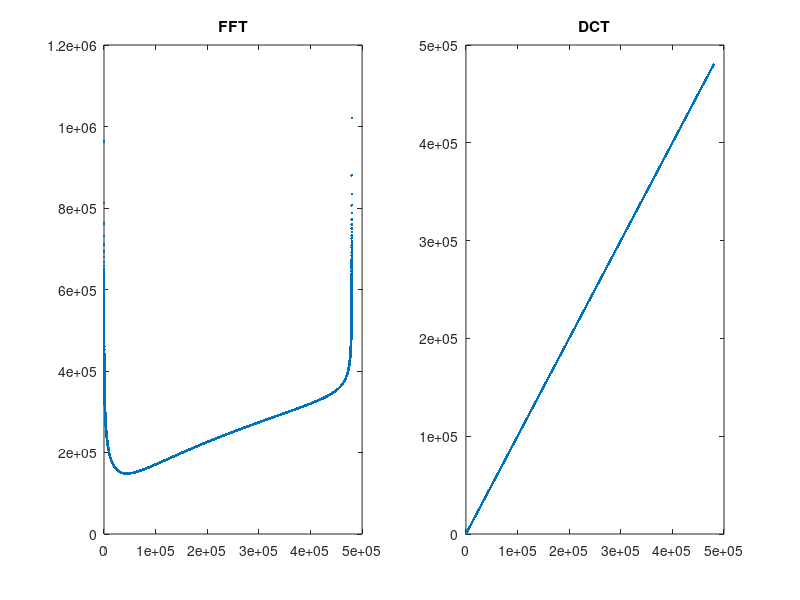

Source code (MATLAB):
clear; close all hidden; clc;

a = 1:480000;

pre1 = tic;
fft_a = fft(a);
pre1end = toc(pre1);

fft_a(240001:end) = 0;

post1 = tic;
ift_a = ifft(fft_a);
post1end = toc(post1);

pre2 = tic;
dct_a = dct(a);
pre2end = toc(pre2);

dct_a(240001:end) = 0;

post2 = tic;
ict_a = idct(dct_a);
post2end = toc(post2);

elap1 = post1end+pre1end;
elap2 = post2end+pre2end;

elap2/elap1

abs_a = cat(1,abs(ift_a),abs(ict_a));

names = {'FFT','DCT'};

figure;
for i=1:2
    subplot(1,2,i), plot(abs_a(i,:),'.'), title(names{i});
end

RMSE = sqrt(sum((abs_a-a).^2,2)/100);